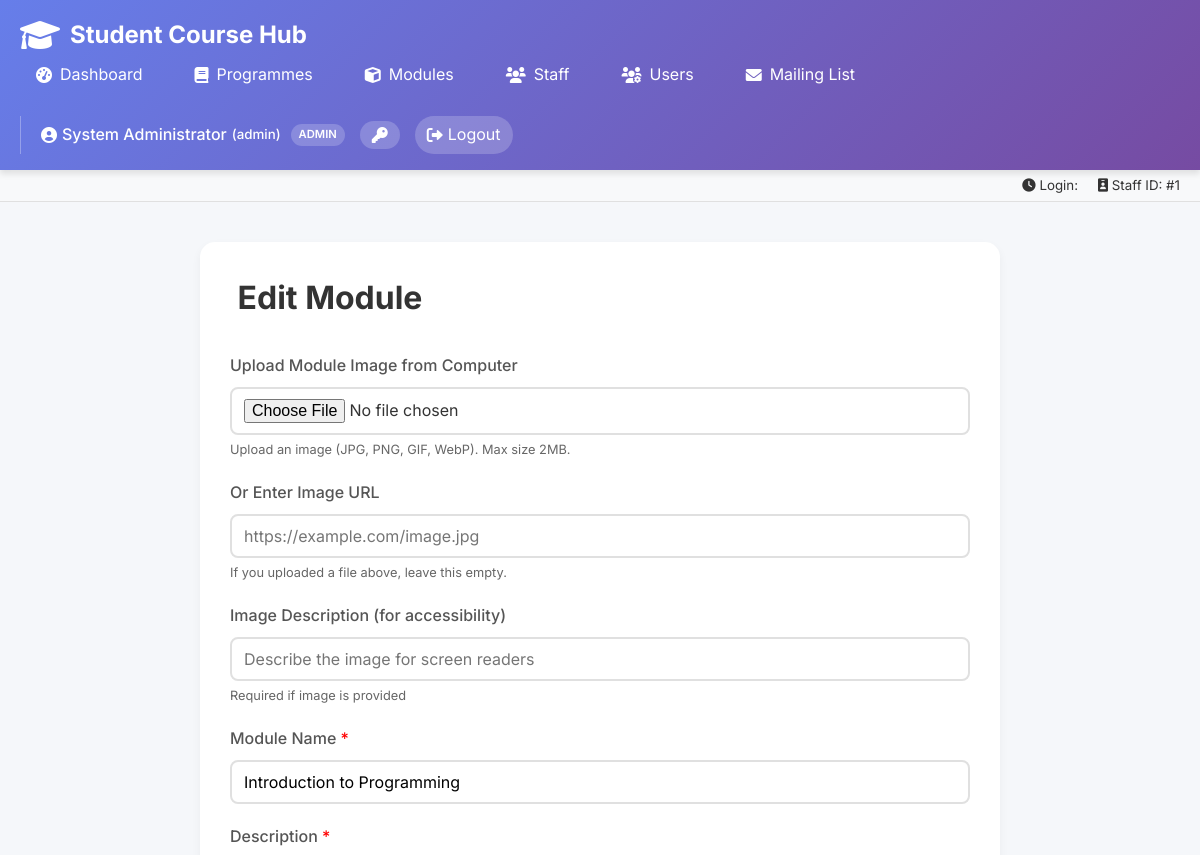
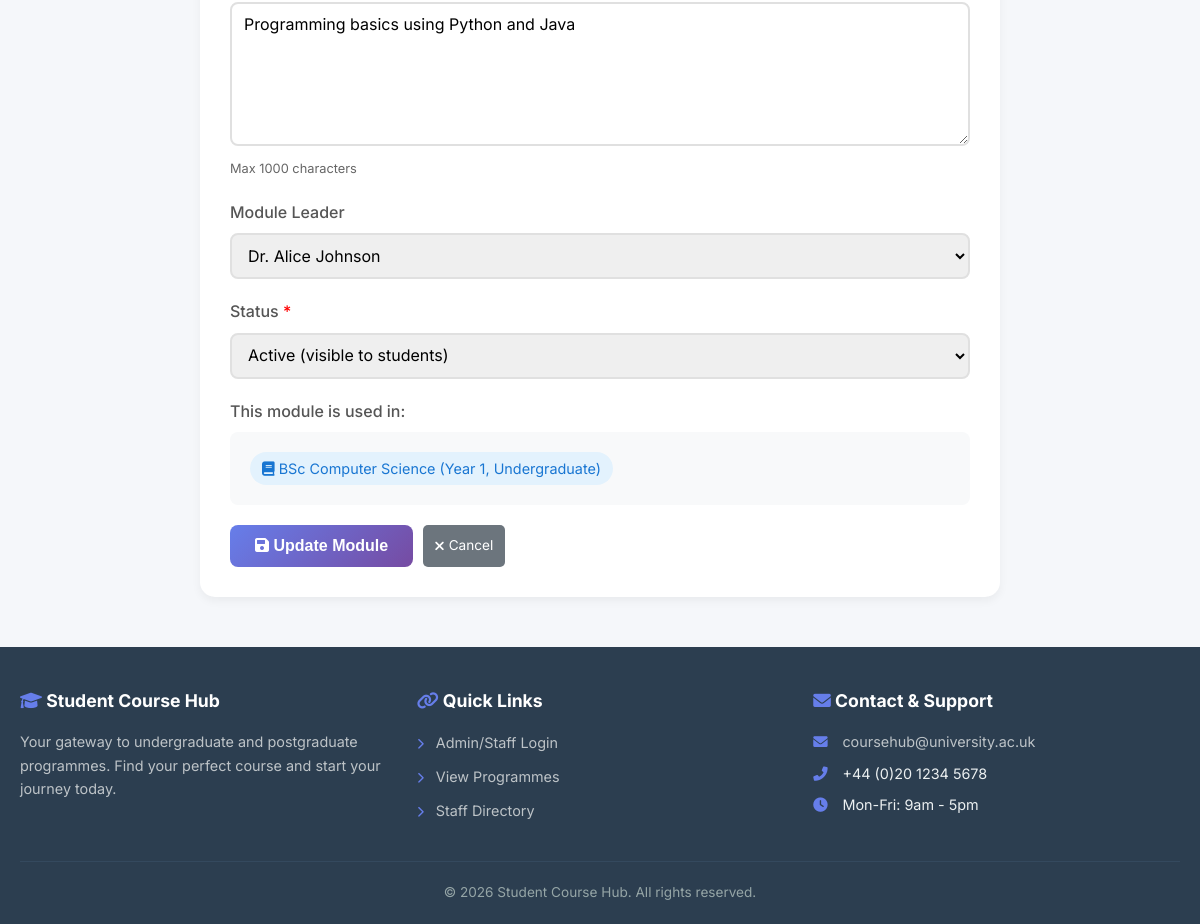
The page /admin/edit-module.php?id=1 (signed in) on the database its author committed (2 pictures, top to bottom).
### tables this page shows
CREATE TABLE Modules (
    ModuleID INT PRIMARY KEY,
    ModuleName VARCHAR(150) NOT NULL,
    ModuleLeaderID INT,
    Description TEXT,
    Image VARCHAR(255),
    ImageAlt TEXT,
    Status ENUM('active','inactive') DEFAULT 'active',
    CreatedAt TIMESTAMP DEFAULT CURRENT_TIMESTAMP,
    UpdatedAt TIMESTAMP DEFAULT CURRENT_TIMESTAMP ON UPDATE CURRENT_TIMESTAMP,
    FOREIGN KEY (ModuleLeaderID) REFERENCES Staff(StaffID)
);

CREATE TABLE Staff (
    StaffID INT PRIMARY KEY,
    Name VARCHAR(100) NOT NULL,
    Title VARCHAR(100),
    Bio TEXT,
    Department VARCHAR(100),
    Photo VARCHAR(255),
    Email VARCHAR(100)
);

CREATE TABLE ProgrammeModules (
    ProgrammeModuleID INT PRIMARY KEY AUTO_INCREMENT,
    ProgrammeID INT,
    ModuleID INT,
    Year INT,
    FOREIGN KEY (ProgrammeID) REFERENCES Programmes(ProgrammeID),
    FOREIGN KEY (ModuleID) REFERENCES Modules(ModuleID)
);

CREATE TABLE Programmes (
    ProgrammeID INT PRIMARY KEY AUTO_INCREMENT,
    ProgrammeName VARCHAR(150) NOT NULL,
    LevelID INT,
    ProgrammeLeaderID INT,
    Description TEXT,
    Image VARCHAR(255),
    ImageAlt TEXT,
    Status ENUM('published','draft') DEFAULT 'draft',
    CreatedAt TIMESTAMP DEFAULT CURRENT_TIMESTAMP,
    UpdatedAt TIMESTAMP DEFAULT CURRENT_TIMESTAMP ON UPDATE CURRENT_TIMESTAMP,
    FOREIGN KEY (LevelID) REFERENCES Levels(LevelID),
    FOREIGN KEY (ProgrammeLeaderID) REFERENCES Staff(StaffID)
);

CREATE TABLE Levels (
    LevelID INT PRIMARY KEY,
    LevelName VARCHAR(50) NOT NULL
);

### admin/edit-module.php (the view, shortened to what this page needs)
<?php
require_once '../includes/config.php';
$id = isset($_GET['id']) ? (int)$_GET['id'] : 0;
if ($id == 0) {
    $module = [
        'ModuleID' => 0,
        'ModuleName' => '',
        'ModuleLeaderID' => '',
        'Description' => '',
        'Image' => '',
        'ImageAlt' => '',
        'Status' => 'active'
    ];
} else {
    $stmt = mysqli_prepare($conn, "SELECT m.*, s.Name as leader_name, s.Title as leader_title
                                   FROM Modules m
                                   LEFT JOIN Staff s ON m.ModuleLeaderID = s.StaffID
                                   WHERE m.ModuleID = ?");
    mysqli_stmt_bind_param($stmt, "i", $id);
    mysqli_stmt_execute($stmt);
    $result = mysqli_stmt_get_result($stmt);
    $module = mysqli_fetch_assoc($result);
}
include '../includes/header.php';
$staff_query = "SELECT * FROM Staff ORDER BY Name";
$staff_result = mysqli_query($conn, $staff_query);
$programmes_result = null;
if ($id > 0) {
    $prog_query = "SELECT p.ProgrammeName, l.LevelName, pm.Year
                   FROM ProgrammeModules pm
                   JOIN Programmes p ON pm.ProgrammeID = p.ProgrammeID
                   JOIN Levels l ON p.LevelID = l.LevelID
                   WHERE pm.ModuleID = $id
                   ORDER BY p.ProgrammeName";
    $programmes_result = mysqli_query($conn, $prog_query);
}
?>
<div class="form-container" style="max-width: 800px; margin: 0 auto; background: white; padding: 30px; border-radius: 15px; box-shadow: 0 4px 10px rgba(0,0,0,0.05);">
    <h1 style="margin-bottom: 30px;">
        <?php echo $id == 0 ? 'Add New' : 'Edit'; ?> Module
    </h1>
    <form method="POST" action="<?php echo BASE_PATH; ?>admin/process-module.php" enctype="multipart/form-data">
        <div class="form-group">
            <label for="module_image">Upload Module Image from Computer</label>
            <input type="file" id="module_image" name="module_image" accept="image/jpeg,image/png,image/gif,image/webp">
            <small>Upload an image (JPG, PNG, GIF, WebP). Max size 2MB.</small>
        </div>
        <div class="form-group">
            <label for="image">Or Enter Image URL</label>
            <input type="url" id="image" name="image"
                   value="<?php echo htmlspecialchars($module['Image'] ?? ''); ?>"
                   placeholder="https://example.com/image.jpg" maxlength="255">
            <small>If you uploaded a file above, leave this empty.</small>
        </div>
        <div class="form-group">
            <label for="imageAlt">Image Description (for accessibility)</label>
            <input type="text" id="imageAlt" name="imageAlt"
                   value="<?php echo htmlspecialchars($module['ImageAlt'] ?? ''); ?>"
                   placeholder="Describe the image for screen readers" maxlength="255">
            <small>Required if image is provided</small>
        </div>
        <div class="form-group">
            <label for="moduleName">Module Name <span style="color: red;">*</span></label>
            <input type="text" id="moduleName" name="moduleName" required
                   value="<?php echo htmlspecialchars($module['ModuleName']); ?>"
                   placeholder="e.g., Introduction to Programming" maxlength="150">
        </div>
        <div class="form-group">
            <label for="description">Description <span style="color: red;">*</span></label>
            <textarea id="description" name="description" required rows="6" maxlength="1000"
                      placeholder="Enter module description"><?php echo htmlspecialchars($module['Description']); ?></textarea>
            <small>Max 1000 characters</small>
        </div>
        <div class="form-group">
            <label for="moduleLeader">Module Leader</label>
            <select id="moduleLeader" name="moduleLeader">
                <?php
                mysqli_data_seek($staff_result, 0);
                while ($staff = mysqli_fetch_assoc($staff_result)):
                ?>
                    <option value="<?php echo $staff['StaffID']; ?>"
                        <?php echo $staff['StaffID'] == $module['ModuleLeaderID'] ? 'selected' : ''; ?>>
                        <?php echo htmlspecialchars($staff['Name']); ?>
                    </option>
                <?php endwhile; ?>
            </select>
        </div>
        <div class="form-group">
            <label for="status">Status <span style="color: red;">*</span></label>
            <select id="status" name="status" required>
                <option value="active" <?php echo $module['Status'] == 'active' ? 'selected' : ''; ?>>Active (visible to students)</option>
            </select>
        </div>
        <?php if ($id > 0 && $programmes_result && mysqli_num_rows($programmes_result) > 0): ?>
            <div class="form-group">
                <label>This module is used in:</label>
                <div style="background: #f8f9fa; padding: 15px; border-radius: 8px;">
                    <?php while ($prog = mysqli_fetch_assoc($programmes_result)): ?>
                        <div style="display: inline-block; background: #e3f2fd; color: #1976d2; padding: 5px 12px; border-radius: 20px; margin: 5px; font-size: 0.9rem;">
                            <i class="fas fa-book"></i> <?php echo htmlspecialchars($prog['ProgrammeName']); ?>
                            (Year <?php echo $prog['Year']; ?>, <?php echo $prog['LevelName']; ?>)
                        </div>
                    <?php endwhile; ?>
                </div>
            </div>
        <?php endif; ?>
        <div style="display: flex; gap: 10px; margin-top: 20px;">
            <button type="submit" class="submit-btn">
                <i class="fas fa-save"></i> <?php echo $id == 0 ? 'Save Module' : 'Update Module'; ?>
            </button>
            <a href="<?php echo BASE_PATH; ?>admin/modules.php" class="view-btn" style="background: #6c757d;">
                <i class="fas fa-times"></i> Cancel
            </a>
        </div>
    </form>
</div>
<?php include '../includes/footer.php'; ?>

### css/admin_style.css (style rules this page uses)
* { margin: 0; padding: 0; box-sizing: border-box; }
body { font-family: 'Inter', sans-serif; background: #f5f7fa; color: #333; line-height: 1.6; }
.submit-btn { background: linear-gradient(135deg, #667eea 0%, #764ba2 100%); color: white; border: none; padding: 12px 25px; border-radius: 8px; font-size: 1rem; font-weight: 600; cursor: pointer; transition: all 0.3s; }
.edit-btn, .delete-btn, .view-btn { padding: 6px 12px; border: none; border-radius: 5px; cursor: pointer; font-size: 0.85rem; transition: all 0.2s ease; text-decoration: none; display: inline-flex; align-items: center; gap: 5px; }
.view-btn { background: #17a2b8; color: white; }
.form-group { margin-bottom: 20px; }
.form-group label { display: block; margin-bottom: 8px; font-weight: 500; color: #555; }
.form-group input, .form-group select, .form-group textarea { width: 100%; padding: 10px 12px; border: 2px solid #e0e0e0; border-radius: 8px; font-size: 1rem; font-family: 'Inter', sans-serif; transition: all 0.3s; }
.form-group textarea { min-height: 100px; resize: vertical; }
.form-group small { display: block; color: #666; font-size: 0.8rem; margin-top: 5px; }

### rows shown on the page
modules: moduleName "Introduction to Programming", description "Programming basics using Python and Java", moduleLeader "Dr. Alice Johnson", status "Active (visible to students)"
programmemodules: ProgrammeID.ProgrammeName "BSc Computer Science", Year "1", levels.LevelName "Undergraduate"

### other values the page prints
$current_user_name "System Administrator"
$staff_name "admin"
$current_user_role "ADMIN"
$staff_id "1"
